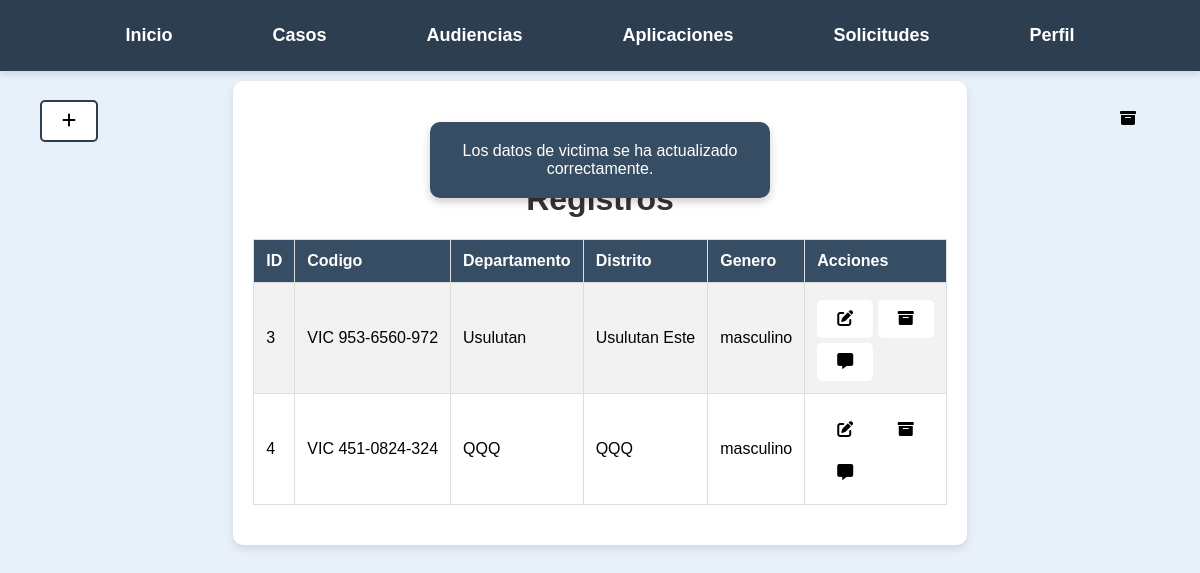
The app's page /Casos/victima/tabla_de_victima.php?message=exito (signed in) with its own data.
### tables this page shows
CREATE TABLE `victimas` (
  `id` int(11) NOT NULL,
  `codigo` varchar(20) DEFAULT NULL,
  `apellido` varchar(255) NOT NULL,
  `nombre` varchar(255) NOT NULL,
  `fecha_nacimiento` date NOT NULL,
  `dui` varchar(20) NOT NULL,
  `sexo` varchar(20) NOT NULL,
  `departamento` varchar(255) NOT NULL,
  `distrito` varchar(255) NOT NULL,
  `direccion` text NOT NULL,
  `madre` varchar(255) DEFAULT NULL,
  `padre` varchar(255) DEFAULT NULL
);

### Casos/victima/tabla_de_victima.php (the view, shortened to what this page needs)
<?php
$servername = "localhost";
$username = "root";
$password = "";
$dbname = "legalcc";
$conn = new mysqli($servername, $username, $password, $dbname);
$user_id = $_SESSION['user_id'];
$sql = "SELECT tipo FROM usuarios WHERE id = ?";
$stmt = $conn->prepare($sql);
$stmt->bind_param("i", $user_id);
$stmt->execute();
$stmt->bind_result($tipo_usuario);
?>
<?php
$servername = "localhost";
$username = "root";
$password = "";
$dbname = "legalcc";
$encryption_key = 'LegalCC';
$ciphering = "AES-128-CTR";
$options = 0;
$encryption_iv = '1234567891011121';
$conn = new mysqli($servername, $username, $password, $dbname);
$sql = "SELECT * FROM victimas";
$result = $conn->query($sql);
?>
<!DOCTYPE html>
<html lang="es">
<head>
    <link rel="stylesheet" href="https://cdnjs.cloudflare.com/ajax/libs/font-awesome/6.0.0-beta3/css/all.min.css">
</head>
<body>
<nav>
<ul>
            <li><a href="/Pagina_principal.php">Inicio</a></li>
            <li>
                <a href="/Casos/Buscar_Casos.php">Casos</a>
            </li>
            <li><a href="/Audiencias/Buscar_Audiencias.php">Audiencias</a></li>
            <li><a href="apps.php">Aplicaciones</a></li>
            <?php if ($tipo_usuario === 'juez'): ?>
            <li><a href="/Audiencias/ver_solicitudes.php">Solicitudes</a></li>
            <?php endif; ?>
            <li>
                <a href="/formularios/Perfil.php">Perfil</a>
            </li>
        </ul>
    </nav>
<?php
    if (isset($_GET['message']) && $_GET['message'] == 'exito') {
    echo '<div class="message-success" id="message"l>Los datos de victima se ha actualizado correctamente.</div>';
}
?>
<a class='btn-navega' href='/Casos/victima/victima.php' title="Añadir"><i class='fas fa-plus'></i> </a>
<a id="botonArribaIzquierda" href="/Casos/victima/tabla_victima_archivada.php">
    <i class="fas fa-archive"></i>
</a>
    <div class="container">
        <h1>Registros de victimas </h1>
<?php
if ($result->num_rows > 0) {
    echo "<h1>Registros</h1>";
    echo "<table border='1'>
            <tr>
                <th>ID</th>
                <th>Codigo</th>
                <th>Departamento</th>
                <th>Distrito</th>
                <th>Genero</th>
                <th>Acciones</th>
            </tr>";
    while ($row = $result->fetch_assoc()) {
        $id = $row['id'];
        $codigo = $row['codigo'];
        $departamento = openssl_decrypt($row['departamento'], $ciphering, $encryption_key, $options, $encryption_iv);
        $distrito = openssl_decrypt($row['distrito'], $ciphering, $encryption_key, $options, $encryption_iv);
        $sexo = openssl_decrypt($row['sexo'], $ciphering, $encryption_key, $options, $encryption_iv);
        echo "<tr>
                <td>$id</td>
                <td>$codigo</td>
                <td>$departamento</td>
                <td>$distrito</td>
                <td>$sexo</td>
                <td><a class='btn-editar' href='editar.php?id=$id'  title='Editar'>      <i class='fas fa-edit'></i></a>
               <a class='btn-eliminar' href='archivar.php?id=$id' onclick='return confirm(\"¿Estás seguro de que deseas Archivar este registro?\");' title='Archivar'><i class='fas fa-archive'></i></a>
                <br>
               <a class='btn-declarar' href='declaracion.php?id=$id'  title='Tomar declaracion'><i class='fas fa-message'></i></a>
                </td>
              </tr>";
    }
    echo "</table>";
} else {
    echo "<center>";
    echo "No hay registros encontrados.";
}
?>
    </div>
</body>
</html>

### Casos/victima/tabla_de_victima.php (style rules this page uses)
body { font-family: 'Bahnschrift', sans-serif; background-color: #e8f0fa; margin: 0; padding: 0; display: flex; flex-direction: column; height: 100vh; }
nav { background-color: #2c3e50; padding: 15px 0; box-shadow: 0 4px 6px rgba(0, 0, 0, 0.1); }
ul { list-style-type: none; margin: 0; padding: 0; display: flex; justify-content: center; gap: 40px; }
ul li { position: relative; }
ul li a { text-decoration: none; color: white; font-size: 18px; font-weight: bold; padding: 10px 30px; display: block; transition: background-color 0.3s ease, transform 0.2s ease; border-radius: 8px; }
h1 { text-align: center; color: #333; }
.container { margin-top: 30px; max-width: 1200px; margin: 10px auto; padding: 20px; background-color: #fff; box-shadow: 0 4px 8px rgba(0, 0, 0, 0.1); border-radius: 10px; }
table { width: 100%; border-collapse: collapse; margin-bottom: 20px; }
table, th, td { border: 1px solid #ddd; }
th, td { padding: 12px; text-align: left; }
th { background-color: #374D63; color: white; }
tr:nth-child(even) { background-color: #f2f2f2; }
.btn-eliminar { display: inline-block; padding: 10px 20px; font-size: 16px; color: black; margin-top: 5px; background-color: white; border: none; border-radius: 5px; text-decoration: none; text-align: center; transition: background-color 0.3s ease, transform 0.3s ease; cursor: pointer; }
.btn-editar { display: inline-block; padding: 10px 20px; font-size: 16px; color: black; background-color: white; border: none; border-radius: 5px; text-decoration: none; text-align: center; transition: background-color 0.3s ease, transform 0.3s ease; cursor: pointer; }
.btn-navega { position: fixed; display: inline-block; padding: 10px 20px; font-size: 16px; color: black; background-color: white; border: 2px solid #2c3e50; margin-top: 100px; margin-left: 40px; border-radius: 5px; text-decoration: none; text-align: center; transition: background-color 0.3s ease, transform 0.3s ease; cursor: pointer; }
.message-success { position: fixed; top: 20%; left: 50%; transform: translate(-50%, -50%); background-color: #374D63; color: white; padding: 20px; box-shadow: 0 4px 8px rgba(0, 0, 0, 0.2); border-radius: 10px; text-align: center; z-index: 1000; width: 300px; }
.btn-declarar { display: inline-block; padding: 10px 20px; font-size: 16px; color: black; margin-top: 5px; background-color: white; border: none; border-radius: 5px; text-decoration: none; text-align: center; transition: background-color 0.3s ease, transform 0.3s ease; cursor: pointer; }
#botonArribaIzquierda { position: relative; display: inline-block; position: fixed; top: 20px; left: 20px; padding: 10px 20px; color: black; text-decoration: none; border-radius: 5px; font-family: Bahnschrift; font-size: 16px; transition: background-color 0.3s, color 0.3s; margin-left: 1080px; margin-top: 80px; }

### records on screen
victimas: id "3", codigo "VIC 953-6560-972", departamento "Usulutan", distrito "Usulutan Este", sexo "masculino"
victimas: id "4", codigo "VIC 451-0824-324", departamento "QQQ", distrito "QQQ", sexo "masculino"
